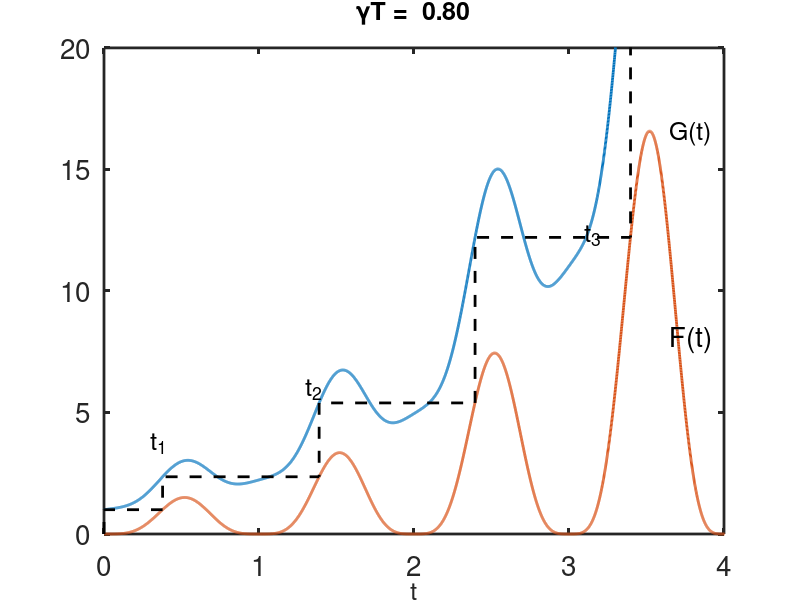
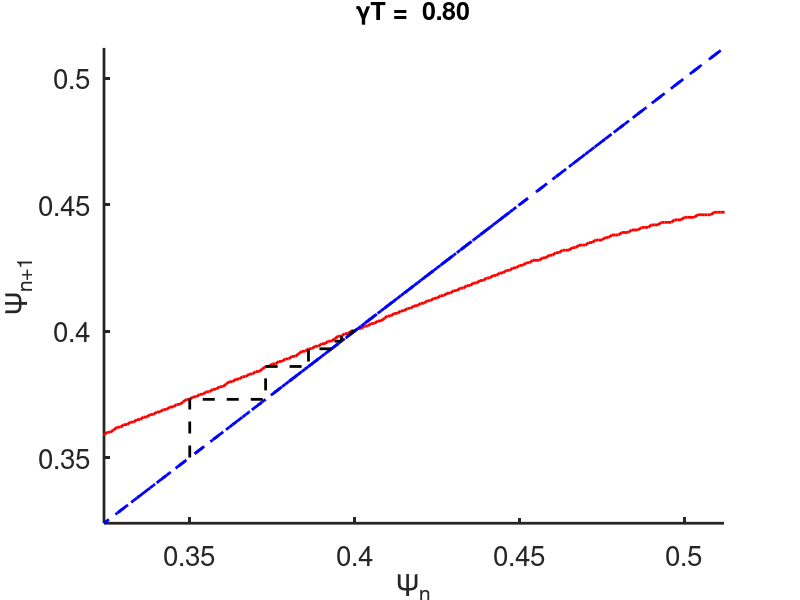
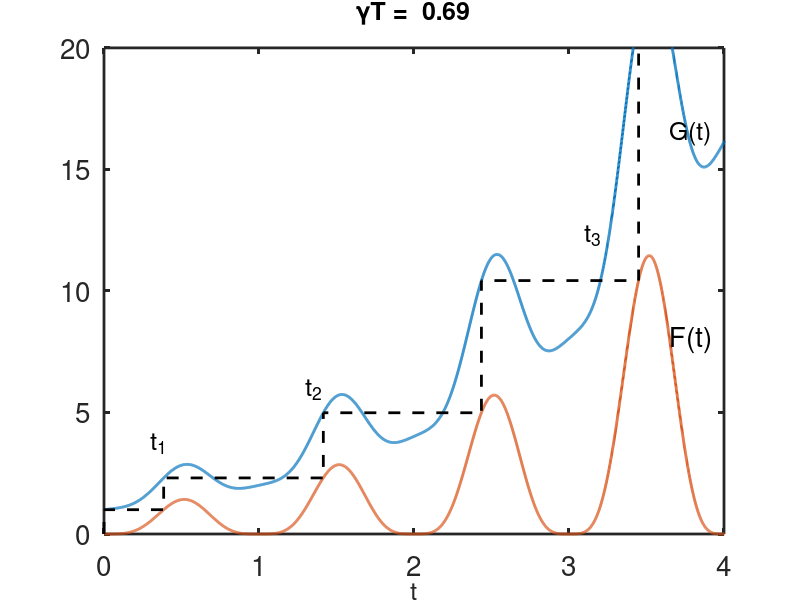
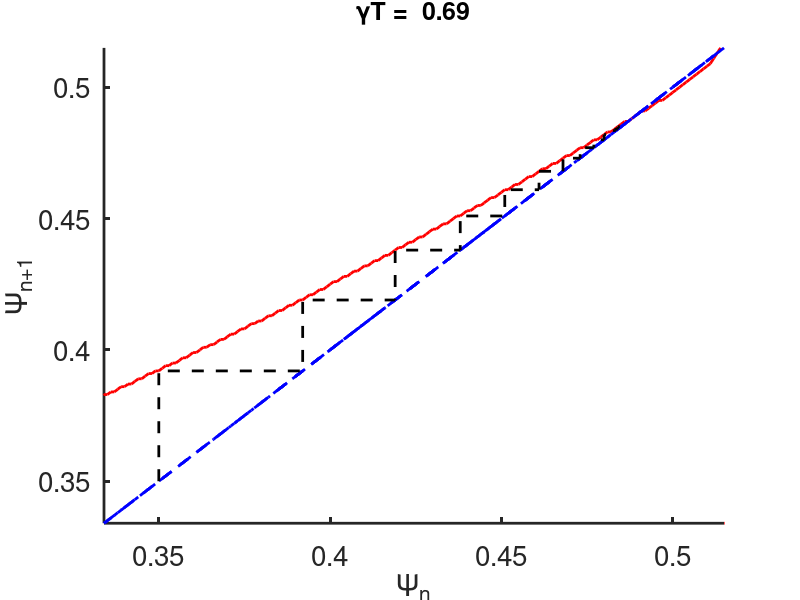

MATLAB code for these plots, in order:

%  -------------------------------------------------------------------
%
%   Plot circle maps F(T_{n+1} ) = G(T_n).
%
%   For Chapter 12, Section 12.5.2 of
%   Keener and Sneyd, Mathematical Physiology, 3rd Edition, Springer.
%
%   Written by James Keener and James Sneyd.
%
%  -------------------------------------------------------------------

function circle_map

clear all
close all
clc

set(0,                           ...
   'defaultaxesfontsize', 20,   ...
   'defaultaxeslinewidth', 2.0, ...
   'defaultlinelinewidth', 2.0)

global gam del

% set parameters
del = 1;
gamlist=[0.8,0.695,0.67,0.55];  % a list of parameter values to use

for ngam = 1:length(gamlist)
    clear t1 t2 t3 tk Gkj Tk
    gam=gamlist(ngam);

    delt=0.001; % This determines the resolution
    t=[0:delt:6];
    F = evalF(t);
    G=evalG(t);

    % iterate the map

    tk(1) = 0.;
    N=0;
    j=1;
    while N==0
        tj = tk(j);
        Gkj=evalG(tj);
        Gk(j) = Gkj;
        if(isempty(find(F>=Gkj)))
            N=1;
        else
            j=j+1;
            ndx = min(find(F>=Gkj));
            tk(j) =t(ndx);
        end
    end
    N=j;
    gk(1) = 0;
    for j = 1:N
        gk(2*j) = Gk(j);
        gk(2*j+1) = Gk(j);
        Tk(2*j-1) = tk(j);
        Tk(2*j) = tk(j);
    end

    %this shows an example of the map
    figure(2*ngam-1)
        plot(t,G,t,F,Tk,gk(1:2*N),'k--')
        axis([0 4 0 20])
        xlabel('t','fontsize',18)
        text(3.65,8,'F(t)','fontsize',20)
        text(3.65,16.5,'G(t)','fontsize',18)
        text(0.3,3.75,'t_1','fontsize',18)
        text(3.1,12.3,'t_3','fontsize',18)
        text(1.3,5.95,'t_2','fontsize',18)
        formatSpecF = '%6.2f\n';
        title(strcat('\gammaT = ',sprintf(formatSpecF,gam)),'fontsize',18)




    % plot some circle maps (on the circle)
    t=[0:delt:1];
    F = evalF(t);
    [M,I]=max(F)
    ti=[0:delt:t(I)];
    Gkj=evalG(ti);
    t1=[0:delt:3];  %this must be large enough to get the whole range, but not too large
    F1=evalF(t1);
    for j=1:I
        j1=min(find(F1>=Gkj(j)));
        t2(j)= t1(j1);
    end
    t3=mod(t2,1);

    % track a trajectory
    tk(1)=0.35; % starting value
    t=[0:delt:15];
    F = evalF(t);
    N=0;
    j=1;
    while N==0
        tj = tk(j);
        Gkj=evalG(tj);
        if(isempty(find(F>=Gkj)))
            N=1;
        else
            j=j+1;
            ndx = min(find(F>=Gkj));
            tk(j) =t(ndx);
        end
    end
    N=j;

    for j = 1:N
        Tk(2*j-1) = tk(j);
        Tk(2*j) = tk(j);
    end
    Istop=max(find(t3(2:end)<t3(1:end-1))); % find the discontinuity/truncation
    figure(2*ngam)
    if(isempty(Istop))
        plot(ti,t3,'r',t3,t3,'b--',mod(Tk(1:end-1),1),mod(Tk(2:end),1),'k--')
        axis([min(t3) max(t3) min(t3) max(t3)])
    else
        plot(ti(1:Istop),t3(1:Istop),'r',ti(Istop+1:end),t3(Istop+1:end),'r',t3,t3,'b--',mod(Tk(1:end-1),1),mod(Tk(2:end),1),'k--')
        axis([min(t3) max(t3) min(t3) max(t3)])
    end

    xlabel('\Psi_n')
    ylabel('\Psi_{n+1}')
    box off
    formatSpecF = '%6.2f\n';
    title(strcat('\gammaT = ',sprintf(formatSpecF,gam)),'fontsize',18)

end

end % of main



%% here is where the functions F and G are specified
function F = evalF(t)
    global gam
    F = sin(pi*t).^4.*exp(gam*t);
end

function G = evalG(t)
    global gam del
    G = evalF(t)+del*exp(gam*t);
end
